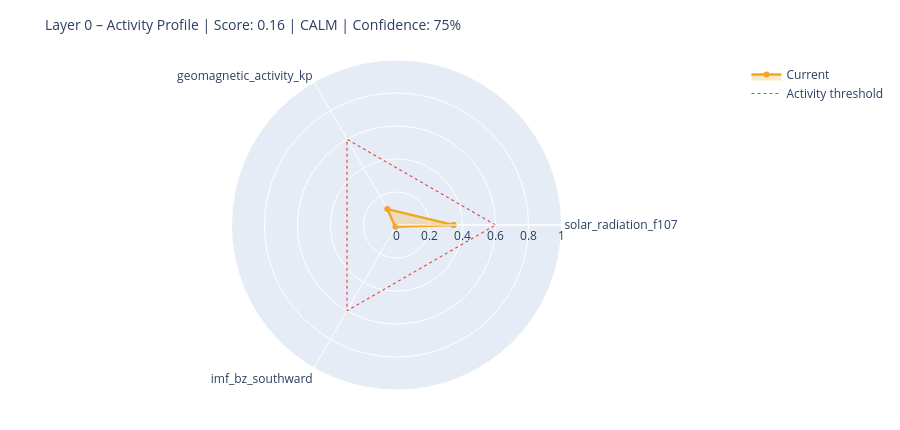

Source (notebook cell):
### Markdown cell above
---
## 6. State Assessment & Handoff to Layer 1

### Code cell
# ============================================================
# STEP 1 – Collect raw values with source modes
# Mode: 'primary' | 'fallback_3h' | 'last_valid' | 'missing'
# ============================================================

def safe_last(df, col):
    if df is None or col not in df.columns: return None
    s = df[col].dropna()
    return float(s.iloc[-1]) if not s.empty else None

f107_now = safe_last(df_f107, 'f10.7')
bz_now   = safe_last(df_mag,  'bz_gsm')
kp_now   = safe_last(df_kp,   'kp')
sw_now   = safe_last(df_sw,   'speed')

source_modes = {
    'F10.7':    'primary'  if f107_now is not None else 'missing',
    'Kp':       'primary'  if kp_now   is not None else 'missing',
    'IMF_Bz':   'primary'  if bz_now   is not None else 'missing',
    'SW_speed': 'primary'  if sw_now   is not None else 'missing',
}

# Kp Fallback – 3h endpoint
if kp_now is None:
    try:
        r = requests.get(
            'https://services.swpc.noaa.gov/json/noaa-planetary-k-index.json',
            timeout=10)
        r.raise_for_status()
        fb = pd.DataFrame(r.json())
        tc = next((c for c in fb.columns if 'time' in c.lower()), fb.columns[0])
        kc = next((c for c in fb.columns if 'kp' in c.lower() and c != tc), None)
        if kc:
            fb[kc] = fb[kc].astype(str).str.extract(r'([0-9]+(?:\.[0-9]*)?)')[0]
            fb[kc] = pd.to_numeric(fb[kc], errors='coerce')
            fb = fb[fb[kc] >= 0].dropna(subset=[kc])
            if not fb.empty:
                kp_now = float(fb[kc].iloc[-1])
                source_modes['Kp'] = 'fallback_3h'
                print(f'  Kp fallback (3h): {kp_now:.1f}')
    except Exception as e:
        print(f'  Kp fallback failed: {e}')

# Solar Wind Fallback – last valid value
if sw_now is None and df_sw is not None and 'speed' in df_sw.columns:
    s = df_sw['speed'].dropna()
    if not s.empty:
        sw_now = float(s.iloc[-1])
        source_modes['SW_speed'] = 'last_valid'
        print(f'  SW fallback (last_valid): {sw_now:.0f} km/s')

print()
print('Source modes:', source_modes)

# ============================================================
# STEP 2 – Score from available components only
# ============================================================

def norm(v, lo, hi):
    if v is None: return None
    return max(0.0, min(1.0, (v - lo) / (hi - lo)))

COMPONENTS = {
    'solar_radiation_f107':    (f107_now, norm(f107_now, 60, 250)),
    'geomagnetic_activity_kp': (kp_now,   norm(kp_now,   0,   9)),
    'imf_bz_southward':        (bz_now,   norm(-(bz_now or 0) if bz_now else None, -5, 30)
                                           if bz_now is not None else None),
    'solar_wind_speed':        (sw_now,   norm(sw_now, 300, 800)),
}

available   = {k: v[1] for k, v in COMPONENTS.items() if v[1] is not None}
unavailable = [k for k, v in COMPONENTS.items() if v[1] is None]

layer0_score = round(sum(available.values()) / len(available), 4) if available else None
confidence   = round(len(available) / len(COMPONENTS), 2)

level = ('unknown'  if layer0_score is None
         else 'calm'     if layer0_score < 0.3
         else 'moderate' if layer0_score < 0.6
         else 'active')

# ============================================================
# STEP 3 – Dominant Driver
# ============================================================

def dominant_driver(kp, f107, bz, sw):
    candidates = []
    if kp   is not None and kp   >= 4:   candidates.append(('geomagnetic',    kp / 9))
    if sw   is not None and sw   >= 500:  candidates.append(('solar_wind',     sw / 800))
    if bz   is not None and bz   <= -5:   candidates.append(('imf_southward',  abs(bz) / 30))
    if f107 is not None and f107 >= 150:  candidates.append(('solar_radiation',f107 / 250))
    return max(candidates, key=lambda x: x[1])[0] if candidates else 'none'

driver = dominant_driver(kp_now, f107_now, bz_now, sw_now)

# ============================================================
# STEP 4 – Downstream expectations
# ============================================================

def downstream_expectation(driver, score, kp, bz, f107):
    exp = {
        'magnetosphere':        'calm',
        'ionosphere':           'calm',
        'schumann_resonance':   'unchanged',
        'lithosphere_currents': 'low',
    }
    if driver == 'geomagnetic' or (kp and kp >= 5):
        exp['magnetosphere']        = 'compressed / storm'
        exp['ionosphere']           = 'elevated disturbance (TEC variability)'
        exp['schumann_resonance']   = 'elevated amplitude possible'
        exp['lithosphere_currents'] = 'elevated induction currents'
    elif driver == 'imf_southward' or (bz and bz <= -5):
        exp['magnetosphere']        = 'energy coupling active'
        exp['ionosphere']           = 'elevated electron density possible'
        exp['schumann_resonance']   = 'slight modulation possible'
    elif driver == 'solar_radiation' or (f107 and f107 >= 150):
        exp['ionosphere']           = 'elevated ionization (F-layer)'
        exp['schumann_resonance']   = 'slightly elevated background activity'
    return exp

downstream = downstream_expectation(driver, layer0_score, kp_now, bz_now, f107_now)

# ============================================================
# CONSOLE OUTPUT
# ============================================================

W = 58
print('=' * W)
print('LAYER 0 – STATE ASSESSMENT')
print('=' * W)
for name, (raw_v, score_v) in COMPONENTS.items():
    if score_v is not None:
        bar = '█' * int(score_v * 20) + '░' * (20 - int(score_v * 20))
        print(f'  {name:<35}  {bar}  {score_v:.2f}')
    else:
        print(f'  {name:<35}  {"─" * 20}  n/a')
print('-' * W)
print(f'  Score ({len(available)}/{len(COMPONENTS)} components):  {layer0_score:.3f}')
print(f'  Confidence:         {confidence:.0%}')
print(f'  Level:              {level.upper()}')
print(f'  Dominant Driver:    {driver}')

# Radar chart
cats = list(available.keys())
vals = list(available.values())
if len(cats) >= 3:
    fig = go.Figure()
    fig.add_trace(go.Scatterpolar(
        r=vals + [vals[0]], theta=cats + [cats[0]],
        fill='toself', fillcolor='rgba(242,166,35,0.25)',
        line=dict(color='#F2A623', width=2.5), name='Current'
    ))
    fig.add_trace(go.Scatterpolar(
        r=[0.6] * (len(cats) + 1), theta=cats + [cats[0]],
        line=dict(color='#E24B4A', dash='dot', width=1.2),
        mode='lines', name='Activity threshold'
    ))
    fig.update_layout(
        title=dict(text=f'Layer 0 – Activity Profile | Score: {layer0_score:.2f} | {level.upper()} | Confidence: {confidence:.0%}',
                   font=dict(size=14)),
        polar=dict(radialaxis=dict(visible=True, range=[0, 1])),
        height=430, showlegend=True,
        margin=dict(l=60, r=60, t=60, b=40)
    )
    fig.show()

### Figure 1 — Plotly figure (JSON) as saved in the notebook; plotly's stock layout.template omitted (floating-point values rounded to 4 significant figures)
{"data": [{"fill": "toself", "fillcolor": "rgba(242,166,35,0.25)", "line": {"color": "#F2A623", "width": 2.5}, "name": "Current", "r": [0.3457, 0.1111, 0.01286, 0.3457], "theta": ["solar_radiation_f107", "geomagnetic_activity_kp", "imf_bz_southward", "solar_radiation_f107"], "type": "scatterpolar"}, {"line": {"color": "#E24B4A", "dash": "dot", "width": 1.2}, "mode": "lines", "name": "Activity threshold", "r": [0.6, 0.6, 0.6, 0.6], "theta": ["solar_radiation_f107", "geomagnetic_activity_kp", "imf_bz_southward", "solar_radiation_f107"], "type": "scatterpolar"}], "layout": {"height": 430, "margin": {"b": 40, "l": 60, "r": 60, "t": 60}, "polar": {"radialaxis": {"range": [0, 1], "visible": true}}, "showlegend": true, "title": {"font": {"size": 14}, "text": "Layer 0 – Activity Profile | Score: 0.16 | CALM | Confidence: 75%"}}}
